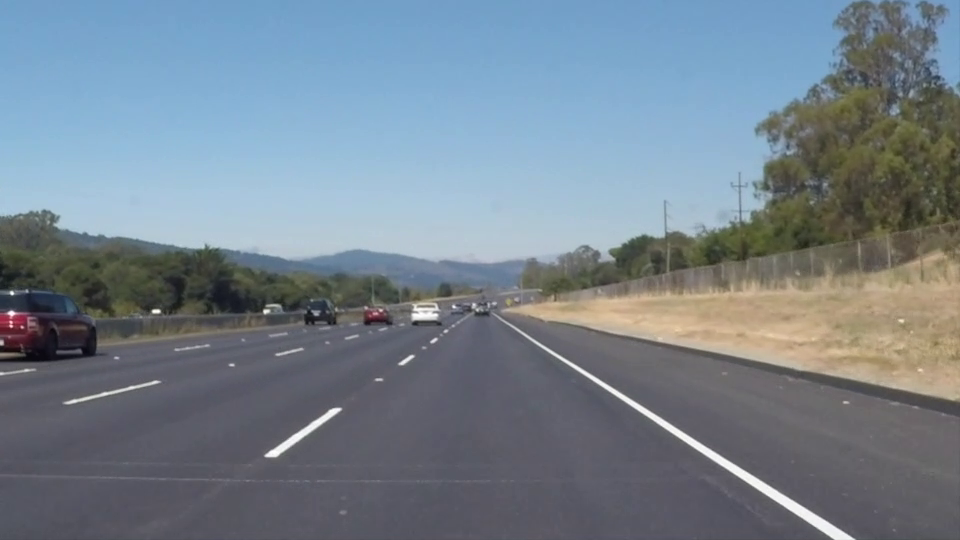
#> input picture frame 22 of ch06/solidWhiteRight.mp4, 960 x 540 px, given in place of Driving_fog.mp4, which was not available
$ python curve3-2-1.py
#> lines starting #> are read from the running program, lines starting #| are printed output that depends on the picture; after the words box and inside, x2 and y2 are one past the last pixel; in counts of white or black regions, pixels touching at a corner belong together; pictures that were not available may be replaced by others from this repository, and a replacement may not be noted
import cv2  # opencv 사용
import numpy as np


def region_of_interest(img, vertices, color3=(255, 255, 255), color1=255):  # ROI 셋팅

    mask = np.zeros_like(img)  # mask = img와 같은 크기의 빈 이미지

    if len(img.shape) > 2:  # Color 이미지(3채널)라면 :
        color = color3
    else:  # 흑백 이미지(1채널)라면 :
        color = color1

    # vertices에 정한 점들로 이뤄진 다각형부분(ROI 설정부분)을 color로 채움
    cv2.fillPoly(mask, vertices, color)

    # 이미지와 color로 채워진 ROI를 합침
    ROI_image = cv2.bitwise_and(img, mask)
    return ROI_image


def mark_img(img, blue_threshold=155, green_threshold=155, red_threshold=155):  # 흰색 차선 찾기

    #  BGR 제한 값
    bgr_threshold = [blue_threshold, green_threshold, red_threshold]

    # BGR 제한 값보다 작으면 검은색으로
    thresholds = (image[:, :, 0] < bgr_threshold[0]) \
                 | (image[:, :, 1] < bgr_threshold[1]) \
                 | (image[:, :, 2] < bgr_threshold[2])
    mark[thresholds] = [0, 0, 0]
    return mark


cap = cv2.VideoCapture('Driving_fog.mp4')  # 동영상 불러오기
# ret, image = cap.read()
# cv2.imwrite("Driving_fog.jpg", image)

while (cap.isOpened()):
    ret, image = cap.read()
#> image is the input picture: shape (540, 960, 3); mean B, G, R 141.9, 130.7, 117.7
    height, width = image.shape[:2]  # 이미지 높이, 너비
#> height = 540; width = 960

    # 사다리꼴 모형의 Points
    vertices = np.array(
        [[(370, height), (width / 2 + 45, height / 2 + 145), (width / 2 + 160, height / 2 + 145),
          (width - 150, height)]],
        dtype=np.int32)
    roi_img = region_of_interest(image, vertices, (0, 0, 255))  # vertices에 정한 점들 기준으로 ROI 이미지 생성
#> in region_of_interest, `cv2.fillPoly(mask, vertices, color)`:
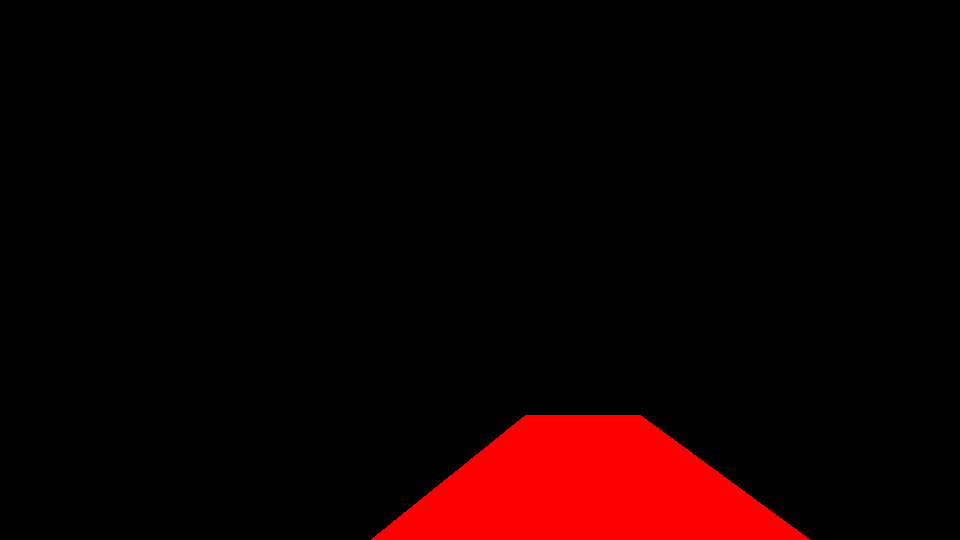
#> mask: shape (540, 960, 3); mean of channels 0, 1, 2 0, 0, 17.1; drawn as B, G, R
#> in region_of_interest, `ROI_image = cv2.bitwise_and(img, mask)`:
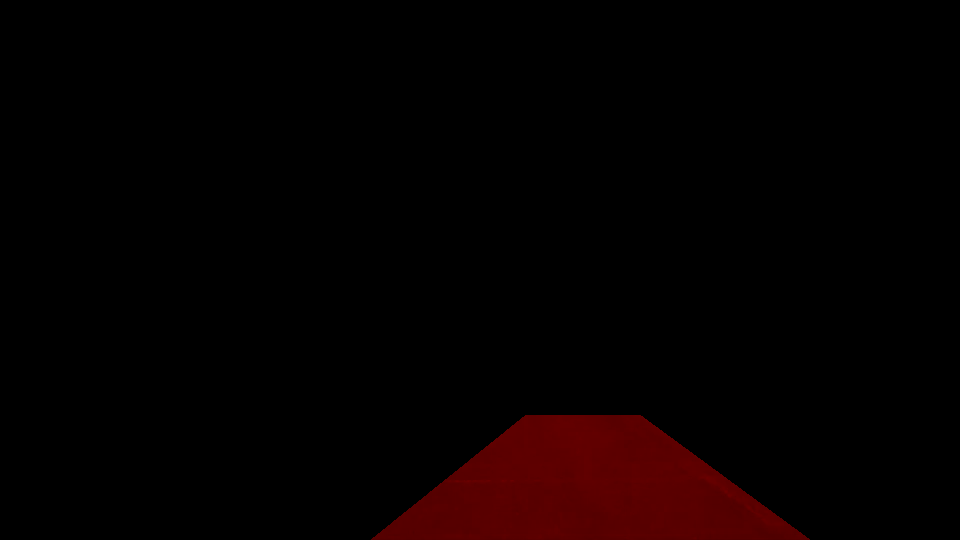
#> ROI_image: shape (540, 960, 3); mean B, G, R 0, 0, 6

    mark = np.copy(roi_img)  # roi_img 복사
    mark = mark_img(roi_img)  # 흰색 차선 찾기
#> in mark_img, `thresholds = (image[:, :, 0] < bgr_threshold[0]) \ | (image[:, :, 1] <..`:
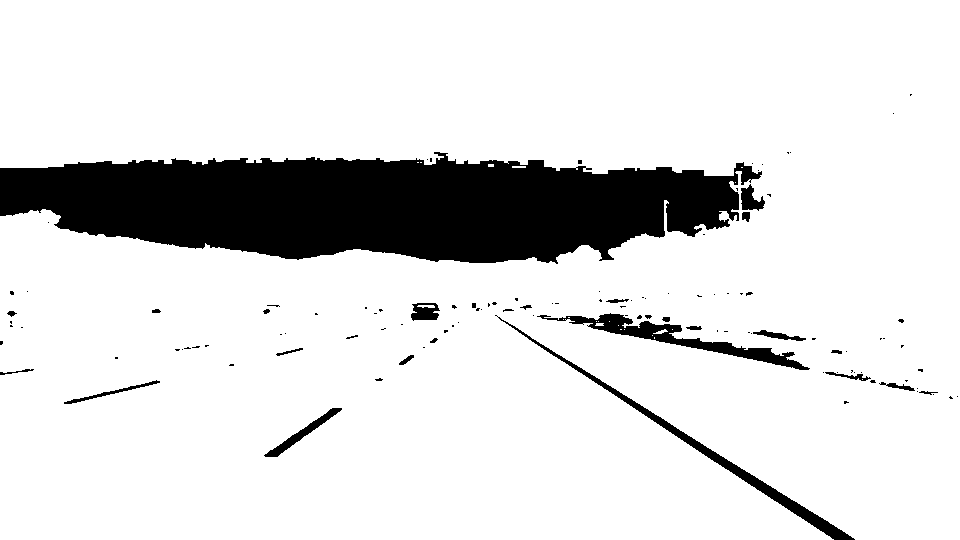
#> thresholds: shape (540, 960) bool; 86.7% white; 116 black regions (89 under 20 px), largest, box (x1, y1, x2, y2) and area: (0, 152, 762, 264) 59787, (537, 313, 810, 370) 2828, (495, 315, 855, 540) 2823
#> in mark_img, `mark[thresholds] = [0, 0, 0]`: mark: shape (540, 960, 3); 6.7% of pixels changed, all inside (x1, y1, x2, y2) = (371, 415, 810, 540)

    # 흰색 차선 검출한 부분을 원본 image에 overlap 하기
    color_thresholds = (mark[:, :, 0] == 0) & (mark[:, :, 1] == 0) & (mark[:, :, 2] > 155)
#> color_thresholds: shape (540, 960) bool; every value is 0
    image[color_thresholds] = [0, 0, 255]

    cv2.imshow('results', image)  # 이미지 출력
    if cv2.waitKey(1) & 0xFF == ord('q'):
#> (key q is pressed here)
        break
# Release
cap.release()
cv2.destroyAllWindows()

$ run again, starting later in the video
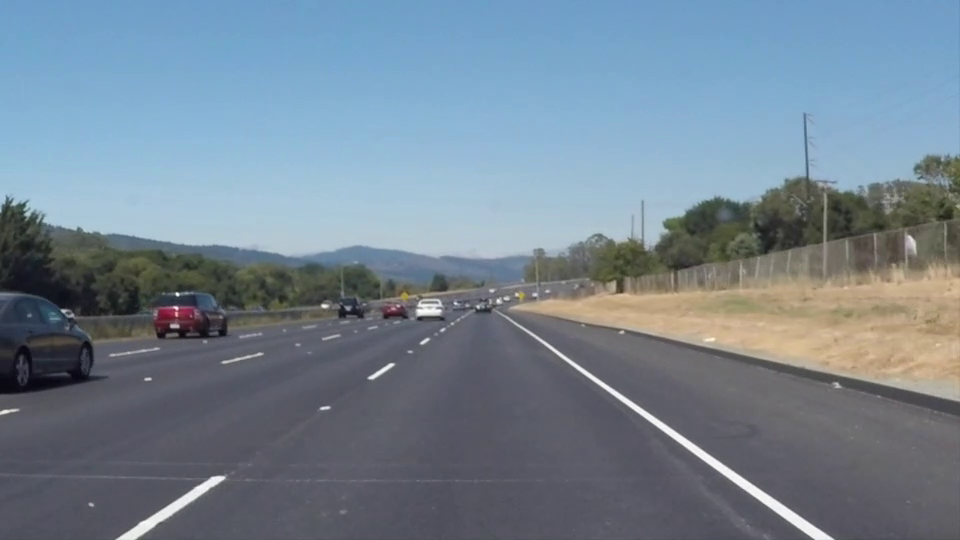
#> input picture frame 99 of ch06/solidWhiteRight.mp4, 960 x 540 px, given in place of Driving_fog.mp4, which was not available
#> image is the input picture: shape (540, 960, 3); mean B, G, R 146, 132.3, 116.7
#> in mark_img, `thresholds = (image[:, :, 0] < bgr_threshold[0]) \ | (image[:, :, 1] <..`:
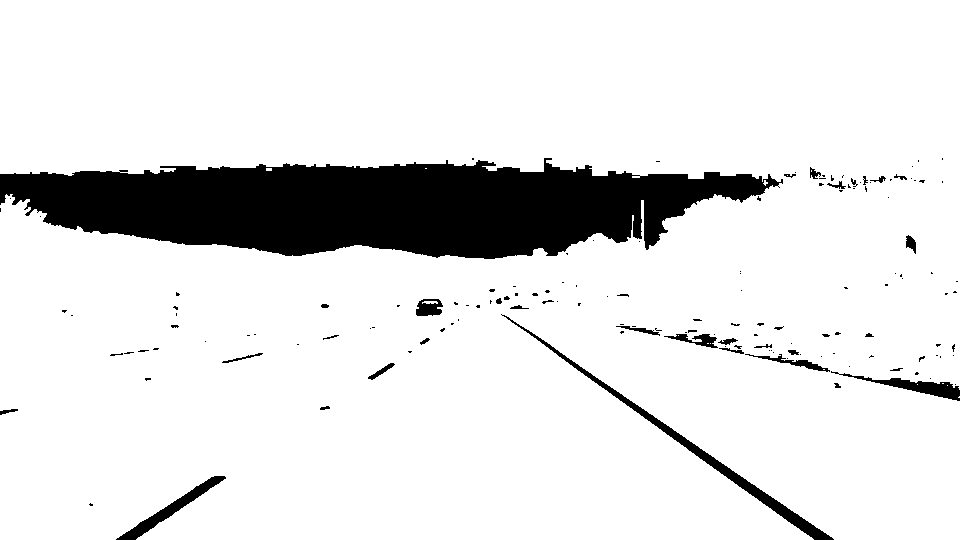
#> thresholds: shape (540, 960) bool; 88.5% white; 149 black regions (114 under 20 px), largest, box (x1, y1, x2, y2) and area: (0, 158, 783, 259) 51933, (501, 314, 834, 540) 2690, (116, 476, 226, 540) 1148
#> mark: shape (540, 960, 3); every value is 0
#> color_thresholds: shape (540, 960) bool; every value is 0

$ run again, starting later in the video
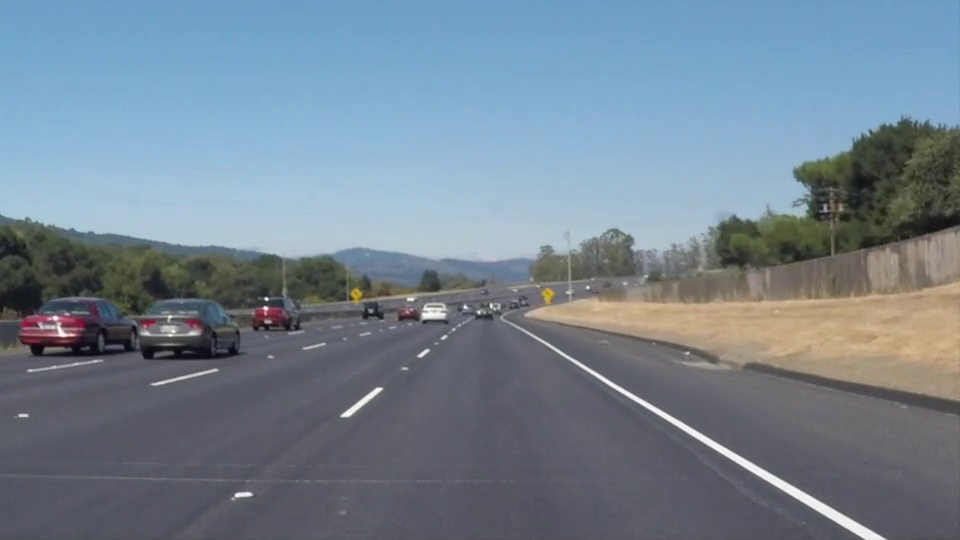
#> input picture frame 176 of ch06/solidWhiteRight.mp4, 960 x 540 px, given in place of Driving_fog.mp4, which was not available
#> image is the input picture: shape (540, 960, 3); mean B, G, R 145.2, 131.6, 116.5
#> in mark_img, `thresholds = (image[:, :, 0] < bgr_threshold[0]) \ | (image[:, :, 1] <..`:
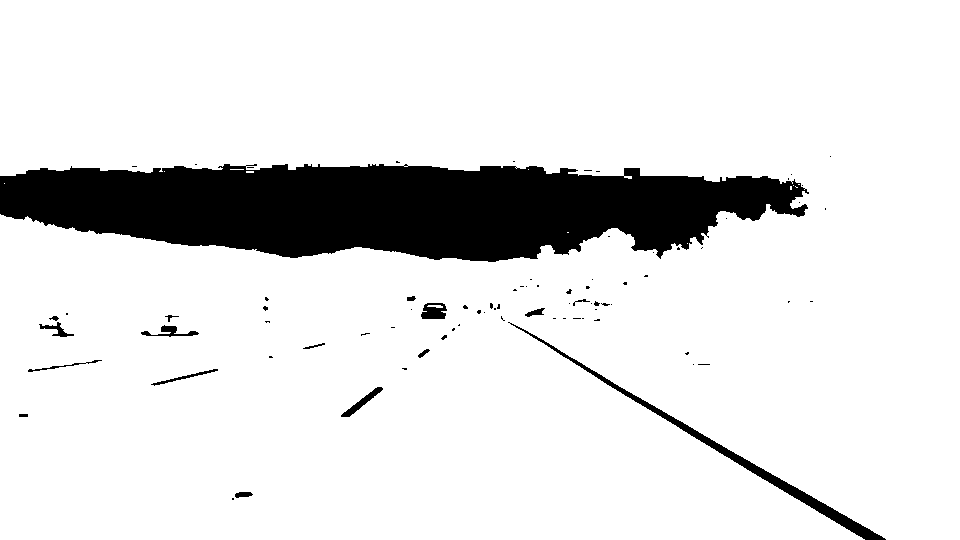
#> thresholds: shape (540, 960) bool; 88.1% white; 81 black regions (64 under 20 px), largest, box (x1, y1, x2, y2) and area: (0, 164, 809, 262) 56958, (508, 322, 886, 540) 2767, (421, 303, 447, 319) 315
#> mark: shape (540, 960, 3); every value is 0
#> color_thresholds: shape (540, 960) bool; every value is 0
